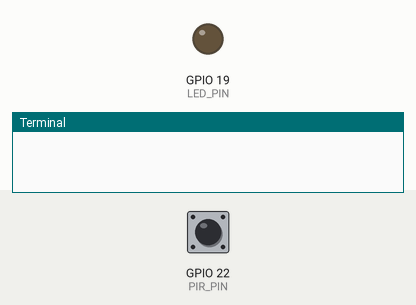
The program below on a simulated Raspberry Pi (BCM pin numbers). Parts: output pins drawn as LEDs (lit = HIGH), the last lines printed to the terminal. Inputs (shaded band) come from the test bench; at power-on: GPIO 22 (PIR_PIN) HIGH. Threads take turns every 2 ms.

Above: at 1.2 s.
1.3 s: GPIO 22 (PIR_PIN) pulsed LOW 2 times (0.12 s each, 0.3 s apart)
At 2.7 s:
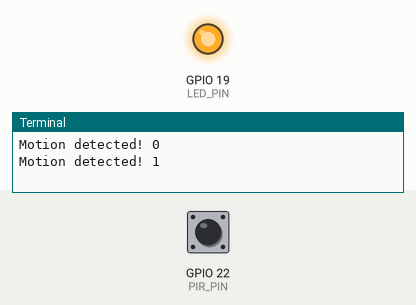
Timing chart, 0 to 4.9 s (numbered marks = the images above; inputs shaded):
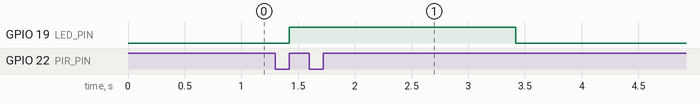

Measured:
- after the input at 1.3 s, GPIO 19 (LED_PIN): LOW → HIGH after 0.12 s, → LOW 2.0 s later

The program:

motion-int-led.py
```python
import RPi.GPIO as GPIO
import time
import threading

GPIO.setmode(GPIO.BCM)

PIR_PIN = 22
LED_PIN = 19

motion_count = 0

GPIO.setwarnings(False)
GPIO.setup(PIR_PIN, GPIO.IN)
GPIO.setup(LED_PIN, GPIO.OUT)

def BlinkLED():
	GPIO.output(LED_PIN, GPIO.HIGH)
	time.sleep(2)
	GPIO.output(LED_PIN, GPIO.LOW)

class LEDManager( threading.Thread):
	def run(self):
		#print "blink the led"
		BlinkLED()

def OnMotion(PIR_PIN):
	global motion_count
	print "Motion detected! %0d" % (motion_count)
	motion_count += 1
	LEDManager().start()

GPIO.add_event_detect(PIR_PIN, GPIO.RISING, callback=OnMotion)

while 1:
	time.sleep(100)
```
